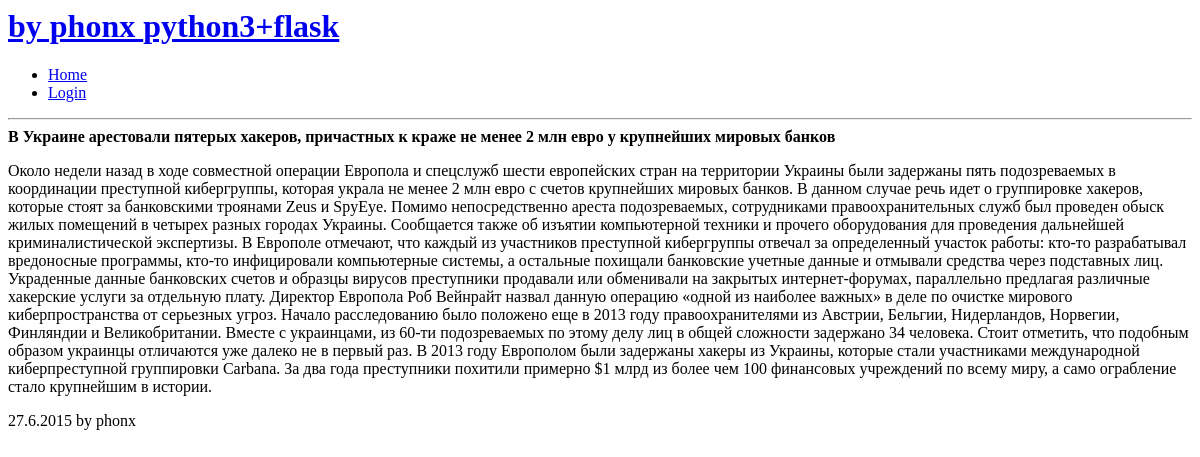
The page /post_2 on the database its author committed.
### app/models.py (models this page shows, shortened)
class Post(db.Model):
	id = db.Column(db.Integer, primary_key = True)
	body = db.Column(db.String())
	title = db.Column(db.String())
	timestamp = db.Column(db.DateTime)
	user_id = db.Column(db.Integer, db.ForeignKey('user.id'))

class User(db.Model):
	id = db.Column(db.Integer, primary_key=True)
	username = db.Column(db.String(64), index=True, unique=True)
	email = db.Column(db.String(120), index=True, unique=True)
	password = db.Column(db.String(20), index=True)
	posts = db.relationship('Post', backref='author', lazy='dynamic')

### app/views.py (the view)
@app.route('/post_<int:id>')
def read_more(id=0):
	p = Post.query.get(id)
	return render_template('read_more.html',
							post=p)

### app/views.py (called while the page is built)
@app.before_request
def before_request():
	g.user = current_user

### app/templates/read_more.html (shortened to what this page needs)
{% extends "base.html" %}
{% block content %}
<section id="content" class="body">
	<section id="post-text">
		<b>
			{{ post.title}}
		</b><br>
		<p>
			{{ post.body }}
		</p>
		{{ post.timestamp.day }}.{{ post.timestamp.month }}.{{ post.timestamp.year }} by {{ post.author.username }}<br>
	</section>
</section>
{% endblock %}

### rows shown on the page
Post: title "В Украине арестовали пятерых хакеров, причастных к краже не менее 2 млн евро у крупнейших мировых банков", body "Около недели назад в ходе совместной операции Европола и спецслужб шести европейских стран на территории Украины были задержаны пять подозреваемых в координации преступной кибергруппы, которая украла не менее 2 млн евро с счетов крупнейших мировых банков. В данном случае речь идет о группировке хакеров, которые стоят за банковскими троянами Zeus и SpyEye. Помимо непосредственно ареста подозреваемых, сотрудниками правоохранительных служб был проведен обыск жилых помещений в четырех разных городах Украины. Сообщается также об изъятии компьютерной техники и прочего оборудования для проведения дальнейшей криминалистической экспертизы. В Европоле отмечают, что каждый из участников преступной…", timestamp.day "27", timestamp.month "6", timestamp.year "2015"
User: author.username "phonx"
